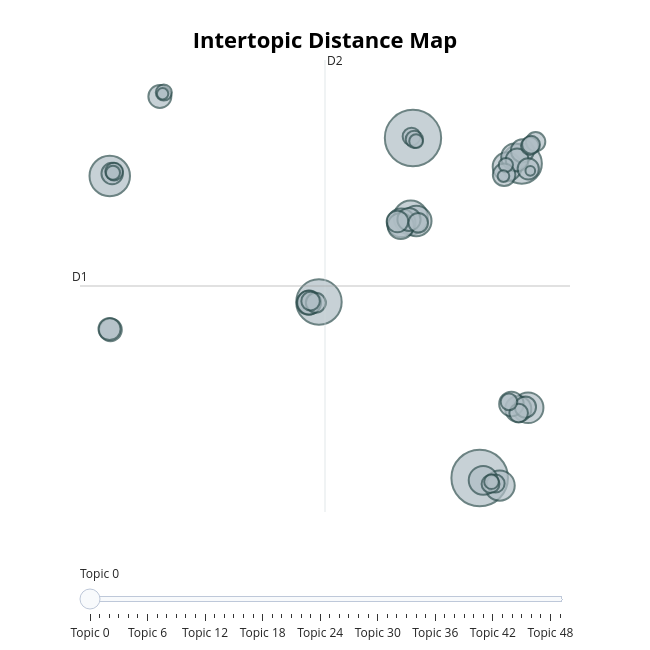

Notebook code for this chart:
### Code cell
model.visualize_topics()

### Figure 1 — Plotly figure (JSON) as saved in the notebook; plotly's stock layout.template omitted (floating-point values rounded to 4 significant figures; data arrays with more than 128 entries replaced by an {"elided": "..."} marker saying what was removed)
{"data": [{"customdata": {"elided": "50x3 mixed values"}, "hovertemplate": "<b>Topic %{customdata[0]}</b><br>%{customdata[1]}<br>Size: %{customdata[2]}", "legendgroup": "", "marker": {"color": "#B0BEC5", "size": [1777, 1762, 1148, 910, 898, 648, 524, 516, 507, 465, 465, 452, 407, 379, 377, 334, 318, 316, 298, 295, 292, 289, 286, 281, 271, 258, 255, 250, 250, 220, 213, 208, 193, 191, 179, 178, 178, 177, 176, 174, 164, 154, 144, 119, 113, 110, 105, 76, 72, 52], "sizemode": "area", "sizeref": 1.111, "symbol": "circle", "line": {"color": "DarkSlateGrey", "width": 2}}, "mode": "markers", "name": "", "orientation": "v", "showlegend": false, "x": [10.19, 6.265, 0.7354, -11.57, 12.66, 6.133, 13.03, 6.459, 11.36, 10.39, 11.8, 5.573, 12.25, 5.546, 12.46, 12.05, 0.1331, 0.1585, 6.03, 12.7, -8.62, 12.39, -11.52, 11.62, -11.58, 5.351, -11.42, 13.04, 12.88, 0.5498, 6.574, 13.48, 12.48, 0.2429, 11.13, 10.82, 13.14, 13.21, 6.18, -11.31, 6.341, 11.91, -8.387, 10.88, 11.73, -11.38, 6.449, 11.58, -8.458, 13.16], "xaxis": "x", "y": [-9.872, 10.04, 0.4387, 7.815, 8.54, 5.379, -5.758, 5.176, -10.31, -10.01, 8.354, 5.072, 8.918, 4.886, -5.828, -5.537, 0.3885, 0.405, 5.269, 9.289, 12.47, 8.753, -1.195, 7.884, -1.149, 5.15, 7.957, 8.231, -5.715, 0.3896, 5.073, 9.818, -6.069, 0.4865, -10.19, -10.22, 9.572, 9.646, 10.12, 8.071, 9.961, -5.409, 12.7, -10.09, 8.456, 8.005, 9.854, 7.809, 12.63, 8.117], "yaxis": "y", "type": "scatter"}], "layout": {"xaxis": {"anchor": "y", "domain": [0.0, 1.0], "title": {"text": ""}, "visible": false, "range": [-13.32, 15.5]}, "yaxis": {"anchor": "x", "domain": [0.0, 1.0], "title": {"text": ""}, "visible": false, "range": [-11.86, 14.61]}, "legend": {"tracegroupgap": 0, "itemsizing": "constant"}, "margin": {"t": 60}, "title": {"font": {"size": 22, "color": "Black"}, "text": "<b>Intertopic Distance Map</b>", "y": 0.95, "x": 0.5, "xanchor": "center", "yanchor": "top"}, "hoverlabel": {"font": {"size": 16, "family": "Rockwell"}, "bgcolor": "white"}, "width": 650, "height": 650, "sliders": [{"active": 0, "pad": {"t": 50}, "steps": [{"args": [{"marker.color": [["red", "#B0BEC5", "#B0BEC5", "#B0BEC5", "#B0BEC5", "#B0BEC5", "#B0BEC5", "#B0BEC5", "#B0BEC5", "#B0BEC5", "#B0BEC5", "#B0BEC5", "#B0BEC5", "#B0BEC5", "#B0BEC5", "#B0BEC5", "#B0BEC5", "#B0BEC5", "#B0BEC5", "#B0BEC5", "#B0BEC5", "#B0BEC5", "#B0BEC5", "#B0BEC5", "#B0BEC5", "#B0BEC5", "#B0BEC5", "#B0BEC5", "#B0BEC5", "#B0BEC5", "#B0BEC5", "#B0BEC5", "#B0BEC5", "#B0BEC5", "#B0BEC5", "#B0BEC5", "#B0BEC5", "#B0BEC5", "#B0BEC5", "#B0BEC5", "#B0BEC5", "#B0BEC5", "#B0BEC5", "#B0BEC5", "#B0BEC5", "#B0BEC5", "#B0BEC5", "#B0BEC5", "#B0BEC5", "#B0BEC5"]]}], "label": "Topic 0", "method": "update"}, {"args": [{"marker.color": [["#B0BEC5", "red", "#B0BEC5", "#B0BEC5", "#B0BEC5", "#B0BEC5", "#B0BEC5", "#B0BEC5", "#B0BEC5", "#B0BEC5", "#B0BEC5", "#B0BEC5", "#B0BEC5", "#B0BEC5", "#B0BEC5", "#B0BEC5", "#B0BEC5", "#B0BEC5", "#B0BEC5", "#B0BEC5", "#B0BEC5", "#B0BEC5", "#B0BEC5", "#B0BEC5", "#B0BEC5", "#B0BEC5", "#B0BEC5", "#B0BEC5", "#B0BEC5", "#B0BEC5", "#B0BEC5", "#B0BEC5", "#B0BEC5", "#B0BEC5", "#B0BEC5", "#B0BEC5", "#B0BEC5", "#B0BEC5", "#B0BEC5", "#B0BEC5", "#B0BEC5", "#B0BEC5", "#B0BEC5", "#B0BEC5", "#B0BEC5", "#B0BEC5", "#B0BEC5", "#B0BEC5", "#B0BEC5", "#B0BEC5"]]}], "label": "Topic 1", "method": "update"}, {"args": [{"marker.color": [["#B0BEC5", "#B0BEC5", "red", "#B0BEC5", "#B0BEC5", "#B0BEC5", "#B0BEC5", "#B0BEC5", "#B0BEC5", "#B0BEC5", "#B0BEC5", "#B0BEC5", "#B0BEC5", "#B0BEC5", "#B0BEC5", "#B0BEC5", "#B0BEC5", "#B0BEC5", "#B0BEC5", "#B0BEC5", "#B0BEC5", "#B0BEC5", "#B0BEC5", "#B0BEC5", "#B0BEC5", "#B0BEC5", "#B0BEC5", "#B0BEC5", "#B0BEC5", "#B0BEC5", "#B0BEC5", "#B0BEC5", "#B0BEC5", "#B0BEC5", "#B0BEC5", "#B0BEC5", "#B0BEC5", "#B0BEC5", "#B0BEC5", "#B0BEC5", "#B0BEC5", "#B0BEC5", "#B0BEC5", "#B0BEC5", "#B0BEC5", "#B0BEC5", "#B0BEC5", "#B0BEC5", "#B0BEC5", "#B0BEC5"]]}], "label": "Topic 2", "method": "update"}, {"args": [{"marker.color": [["#B0BEC5", "#B0BEC5", "#B0BEC5", "red", "#B0BEC5", "#B0BEC5", "#B0BEC5", "#B0BEC5", "#B0BEC5", "#B0BEC5", "#B0BEC5", "#B0BEC5", "#B0BEC5", "#B0BEC5", "#B0BEC5", "#B0BEC5", "#B0BEC5", "#B0BEC5", "#B0BEC5", "#B0BEC5", "#B0BEC5", "#B0BEC5", "#B0BEC5", "#B0BEC5", "#B0BEC5", "#B0BEC5", "#B0BEC5", "#B0BEC5", "#B0BEC5", "#B0BEC5", "#B0BEC5", "#B0BEC5", "#B0BEC5", "#B0BEC5", "#B0BEC5", "#B0BEC5", "#B0BEC5", "#B0BEC5", "#B0BEC5", "#B0BEC5", "#B0BEC5", "#B0BEC5", "#B0BEC5", "#B0BEC5", "#B0BEC5", "#B0BEC5", "#B0BEC5", "#B0BEC5", "#B0BEC5", "#B0BEC5"]]}], "label": "Topic 3", "method": "update"}, {"args": [{"marker.color": [["#B0BEC5", "#B0BEC5", "#B0BEC5", "#B0BEC5", "red", "#B0BEC5", "#B0BEC5", "#B0BEC5", "#B0BEC5", "#B0BEC5", "#B0BEC5", "#B0BEC5", "#B0BEC5", "#B0BEC5", "#B0BEC5", "#B0BEC5", "#B0BEC5", "#B0BEC5", "#B0BEC5", "#B0BEC5", "#B0BEC5", "#B0BEC5", "#B0BEC5", "#B0BEC5", "#B0BEC5", "#B0BEC5", "#B0BEC5", "#B0BEC5", "#B0BEC5", "#B0BEC5", "#B0BEC5", "#B0BEC5", "#B0BEC5", "#B0BEC5", "#B0BEC5", "#B0BEC5", "#B0BEC5", "#B0BEC5", "#B0BEC5", "#B0BEC5", "#B0BEC5", "#B0BEC5", "#B0BEC5", "#B0BEC5", "#B0BEC5", "#B0BEC5", "#B0BEC5", "#B0BEC5", "#B0BEC5", "#B0BEC5"]]}], "label": "Topic 4", "method": "update"}, {"args": [{"marker.color": [["#B0BEC5", "#B0BEC5", "#B0BEC5", "#B0BEC5", "#B0BEC5", "red", "#B0BEC5", "#B0BEC5", "#B0BEC5", "#B0BEC5", "#B0BEC5", "#B0BEC5", "#B0BEC5", "#B0BEC5", "#B0BEC5", "#B0BEC5", "#B0BEC5", "#B0BEC5", "#B0BEC5", "#B0BEC5", "#B0BEC5", "#B0BEC5", "#B0BEC5", "#B0BEC5", "#B0BEC5", "#B0BEC5", "#B0BEC5", "#B0BEC5", "#B0BEC5", "#B0BEC5", "#B0BEC5", "#B0BEC5", "#B0BEC5", "#B0BEC5", "#B0BEC5", "#B0BEC5", "#B0BEC5", "#B0BEC5", "#B0BEC5", "#B0BEC5", "#B0BEC5", "#B0BEC5", "#B0BEC5", "#B0BEC5", "#B0BEC5", "#B0BEC5", "#B0BEC5", "#B0BEC5", "#B0BEC5", "#B0BEC5"]]}], "label": "Topic 5", "method": "update"}, {"args": [{"marker.color": [["#B0BEC5", "#B0BEC5", "#B0BEC5", "#B0BEC5", "#B0BEC5", "#B0BEC5", "red", "#B0BEC5", "#B0BEC5", "#B0BEC5", "#B0BEC5", "#B0BEC5", "#B0BEC5", "#B0BEC5", "#B0BEC5", "#B0BEC5", "#B0BEC5", "#B0BEC5", "#B0BEC5", "#B0BEC5", "#B0BEC5", "#B0BEC5", "#B0BEC5", "#B0BEC5", "#B0BEC5", "#B0BEC5", "#B0BEC5", "#B0BEC5", "#B0BEC5", "#B0BEC5", "#B0BEC5", "#B0BEC5", "#B0BEC5", "#B0BEC5", "#B0BEC5", "#B0BEC5", "#B0BEC5", "#B0BEC5", "#B0BEC5", "#B0BEC5", "#B0BEC5", "#B0BEC5", "#B0BEC5", "#B0BEC5", "#B0BEC5", "#B0BEC5", "#B0BEC5", "#B0BEC5", "#B0BEC5", "#B0BEC5"]]}], "label": "Topic 6", "method": "update"}, {"args": [{"marker.color": [["#B0BEC5", "#B0BEC5", "#B0BEC5", "#B0BEC5", "#B0BEC5", "#B0BEC5", "#B0BEC5", "red", "#B0BEC5", "#B0BEC5", "#B0BEC5", "#B0BEC5", "#B0BEC5", "#B0BEC5", "#B0BEC5", "#B0BEC5", "#B0BEC5", "#B0BEC5", "#B0BEC5", "#B0BEC5", "#B0BEC5", "#B0BEC5", "#B0BEC5", "#B0BEC5", "#B0BEC5", "#B0BEC5", "#B0BEC5", "#B0BEC5", "#B0BEC5", "#B0BEC5", "#B0BEC5", "#B0BEC5", "#B0BEC5", "#B0BEC5", "#B0BEC5", "#B0BEC5", "#B0BEC5", "#B0BEC5", "#B0BEC5", "#B0BEC5", "#B0BEC5", "#B0BEC5", "#B0BEC5", "#B0BEC5", "#B0BEC5", "#B0BEC5", "#B0BEC5", "#B0BEC5", "#B0BEC5", "#B0BEC5"]]}], "label": "Topic 7", "method": "update"}, {"args": [{"marker.color": [["#B0BEC5", "#B0BEC5", "#B0BEC5", "#B0BEC5", "#B0BEC5", "#B0BEC5", "#B0BEC5", "#B0BEC5", "red", "#B0BEC5", "#B0BEC5", "#B0BEC5", "#B0BEC5", "#B0BEC5", "#B0BEC5", "#B0BEC5", "#B0BEC5", "#B0BEC5", "#B0BEC5", "#B0BEC5", "#B0BEC5", "#B0BEC5", "#B0BEC5", "#B0BEC5", "#B0BEC5", "#B0BEC5", "#B0BEC5", "#B0BEC5", "#B0BEC5", "#B0BEC5", "#B0BEC5", "#B0BEC5", "#B0BEC5", "#B0BEC5", "#B0BEC5", "#B0BEC5", "#B0BEC5", "#B0BEC5", "#B0BEC5", "#B0BEC5", "#B0BEC5", "#B0BEC5", "#B0BEC5", "#B0BEC5", "#B0BEC5", "#B0BEC5", "#B0BEC5", "#B0BEC5", "#B0BEC5", "#B0BEC5"]]}], "label": "Topic 8", "method": "update"}, {"args": [{"marker.color": [["#B0BEC5", "#B0BEC5", "#B0BEC5", "#B0BEC5", "#B0BEC5", "#B0BEC5", "#B0BEC5", "#B0BEC5", "#B0BEC5", "red", "#B0BEC5", "#B0BEC5", "#B0BEC5", "#B0BEC5", "#B0BEC5", "#B0BEC5", "#B0BEC5", "#B0BEC5", "#B0BEC5", "#B0BEC5", "#B0BEC5", "#B0BEC5", "#B0BEC5", "#B0BEC5", "#B0BEC5", "#B0BEC5", "#B0BEC5", "#B0BEC5", "#B0BEC5", "#B0BEC5", "#B0BEC5", "#B0BEC5", "#B0BEC5", "#B0BEC5", "#B0BEC5", "#B0BEC5", "#B0BEC5", "#B0BEC5", "#B0BEC5", "#B0BEC5", "#B0BEC5", "#B0BEC5", "#B0BEC5", "#B0BEC5", "#B0BEC5", "#B0BEC5", "#B0BEC5", "#B0BEC5", "#B0BEC5", "#B0BEC5"]]}], "label": "Topic 9", "method": "update"}, {"args": [{"marker.color": [["#B0BEC5", "#B0BEC5", "#B0BEC5", "#B0BEC5", "#B0BEC5", "#B0BEC5", "#B0BEC5", "#B0BEC5", "#B0BEC5", "#B0BEC5", "red", "#B0BEC5", "#B0BEC5", "#B0BEC5", "#B0BEC5", "#B0BEC5", "#B0BEC5", "#B0BEC5", "#B0BEC5", "#B0BEC5", "#B0BEC5", "#B0BEC5", "#B0BEC5", "#B0BEC5", "#B0BEC5", "#B0BEC5", "#B0BEC5", "#B0BEC5", "#B0BEC5", "#B0BEC5", "#B0BEC5", "#B0BEC5", "#B0BEC5", "#B0BEC5", "#B0BEC5", "#B0BEC5", "#B0BEC5", "#B0BEC5", "#B0BEC5", "#B0BEC5", "#B0BEC5", "#B0BEC5", "#B0BEC5", "#B0BEC5", "#B0BEC5", "#B0BEC5", "#B0BEC5", "#B0BEC5", "#B0BEC5", "#B0BEC5"]]}], "label": "Topic 10", "method": "update"}, {"args": [{"marker.color": [["#B0BEC5", "#B0BEC5", "#B0BEC5", "#B0BEC5", "#B0BEC5", "#B0BEC5", "#B0BEC5", "#B0BEC5", "#B0BEC5", "#B0BEC5", "#B0BEC5", "red", "#B0BEC5", "#B0BEC5", "#B0BEC5", "#B0BEC5", "#B0BEC5", "#B0BEC5", "#B0BEC5", "#B0BEC5", "#B0BEC5", "#B0BEC5", "#B0BEC5", "#B0BEC5", "#B0BEC5", "#B0BEC5", "#B0BEC5", "#B0BEC5", "#B0BEC5", "#B0BEC5", "#B0BEC5", "#B0BEC5", "#B0BEC5", "#B0BEC5", "#B0BEC5", "#B0BEC5", "#B0BEC5", "#B0BEC5", "#B0BEC5", "#B0BEC5", "#B0BEC5", "#B0BEC5", "#B0BEC5", "#B0BEC5", "#B0BEC5", "#B0BEC5", "#B0BEC5", "#B0BEC5", "#B0BEC5", "#B0BEC5"]]}], "label": "Topic 11", "method": "update"}, {"args": [{"marker.color": [["#B0BEC5", "#B0BEC5", "#B0BEC5", "#B0BEC5", "#B0BEC5", "#B0BEC5", "#B0BEC5", "#B0BEC5", "#B0BEC5", "#B0BEC5", "#B0BEC5", "#B0BEC5", "red", "#B0BEC5", "#B0BEC5", "#B0BEC5", "#B0BEC5", "#B0BEC5", "#B0BEC5", "#B0BEC5", "#B0BEC5", "#B0BEC5", "#B0BEC5", "#B0BEC5", "#B0BEC5", "#B0BEC5", "#B0BEC5", "#B0BEC5", "#B0BEC5", "#B0BEC5", "#B0BEC5", "#B0BEC5", "#B0BEC5", "#B0BEC5", "#B0BEC5", "#B0BEC5", "#B0BEC5", "#B0BEC5", "#B0BEC5", "#B0BEC5", "#B0BEC5", "#B0BEC5", "#B0BEC5", "#B0BEC5", "#B0BEC5", "#B0BEC5", "#B0BEC5", "#B0BEC5", "#B0BEC5", "#B0BEC5"]]}], "label": "Topic 12", "method": "update"}, {"args": [{"marker.color": [["#B0BEC5", "#B0BEC5", "#B0BEC5", "#B0BEC5", "#B0BEC5", "#B0BEC5", "#B0BEC5", "#B0BEC5", "#B0BEC5", "#B0BEC5", "#B0BEC5", "#B0BEC5", "#B0BEC5", "red", "#B0BEC5", "#B0BEC5", "#B0BEC5", "#B0BEC5", "#B0BEC5", "#B0BEC5", "#B0BEC5", "#B0BEC5", "#B0BEC5", "#B0BEC5", "#B0BEC5", "#B0BEC5", "#B0BEC5", "#B0BEC5", "#B0BEC5", "#B0BEC5", "#B0BEC5", "#B0BEC5", "#B0BEC5", "#B0BEC5", "#B0BEC5", "#B0BEC5", "#B0BEC5", "#B0BEC5", "#B0BEC5", "#B0BEC5", "#B0BEC5", "#B0BEC5", "#B0BEC5", "#B0BEC5", "#B0BEC5", "#B0BEC5", "#B0BEC5", "#B0BEC5", "#B0BEC5", "#B0BEC5"]]}], "label": "Topic 13", "method": "update"}, {"args": [{"marker.color": [["#B0BEC5", "#B0BEC5", "#B0BEC5", "#B0BEC5", "#B0BEC5", "#B0BEC5", "#B0BEC5", "#B0BEC5", "#B0BEC5", "#B0BEC5", "#B0BEC5", "#B0BEC5", "#B0BEC5", "#B0BEC5", "red", "#B0BEC5", "#B0BEC5", "#B0BEC5", "#B0BEC5", "#B0BEC5", "#B0BEC5", "#B0BEC5", "#B0BEC5", "#B0BEC5", "#B0BEC5", "#B0BEC5", "#B0BEC5", "#B0BEC5", "#B0BEC5", "#B0BEC5", "#B0BEC5", "#B0BEC5", "#B0BEC5", "#B0BEC5", "#B0BEC5", "#B0BEC5", "#B0BEC5", "#B0BEC5", "#B0BEC5", "#B0BEC5", "#B0BEC5", "#B0BEC5", "#B0BEC5", "#B0BEC5", "#B0BEC5", "#B0BEC5", "#B0BEC5", "#B0BEC5", "#B0BEC5", "#B0BEC5"]]}], "label": "Topic 14", "method": "update"}, {"args": [{"marker.color": [["#B0BEC5", "#B0BEC5", "#B0BEC5", "#B0BEC5", "#B0BEC5", "#B0BEC5", "#B0BEC5", "#B0BEC5", "#B0BEC5", "#B0BEC5", "#B0BEC5", "#B0BEC5", "#B0BEC5", "#B0BEC5", "#B0BEC5", "red", "#B0BEC5", "#B0BEC5", "#B0BEC5", "#B0BEC5", "#B0BEC5", "#B0BEC5", "#B0BEC5", "#B0BEC5", "#B0BEC5", "#B0BEC5", "#B0BEC5", "#B0BEC5", "#B0BEC5", "#B0BEC5", "#B0BEC5", "#B0BEC5", "#B0BEC5", "#B0BEC5", "#B0BEC5", "#B0BEC5", "#B0BEC5", "#B0BEC5", "#B0BEC5", "#B0BEC5", "#B0BEC5", "#B0BEC5", "#B0BEC5", "#B0BEC5", "#B0BEC5", "#B0BEC5", "#B0BEC5", "#B0BEC5", "#B0BEC5", "#B0BEC5"]]}], "label": "Topic 15", "method": "update"}, {"args": [{"marker.color": [["#B0BEC5", "#B0BEC5", "#B0BEC5", "#B0BEC5", "#B0BEC5", "#B0BEC5", "#B0BEC5", "#B0BEC5", "#B0BEC5", "#B0BEC5", "#B0BEC5", "#B0BEC5", "#B0BEC5", "#B0BEC5", "#B0BEC5", "#B0BEC5", "red", "#B0BEC5", "#B0BEC5", "#B0BEC5", "#B0BEC5", "#B0BEC5", "#B0BEC5", "#B0BEC5", "#B0BEC5", "#B0BEC5", "#B0BEC5", "#B0BEC5", "#B0BEC5", "#B0BEC5", "#B0BEC5", "#B0BEC5", "#B0BEC5", "#B0BEC5", "#B0BEC5", "#B0BEC5", "#B0BEC5", "#B0BEC5", "#B0BEC5", "#B0BEC5", "#B0BEC5", "#B0BEC5", "#B0BEC5", "#B0BEC5", "#B0BEC5", "#B0BEC5", "#B0BEC5", "#B0BEC5", "#B0BEC5", "#B0BEC5"]]}], "label": "Topic 16", "method": "update"}, {"args": [{"marker.color": [["#B0BEC5", "#B0BEC5", "#B0BEC5", "#B0BEC5", "#B0BEC5", "#B0BEC5", "#B0BEC5", "#B0BEC5", "#B0BEC5", "#B0BEC5", "#B0BEC5", "#B0BEC5", "#B0BEC5", "#B0BEC5", "#B0BEC5", "#B0BEC5", "#B0BEC5", "red", "#B0BEC5", "#B0BEC5", "#B0BEC5", "#B0BEC5", "#B0BEC5", "#B0BEC5", "#B0BEC5", "#B0BEC5", "#B0BEC5", "#B0BEC5", "#B0BEC5", "#B0BEC5", "#B0BEC5", "#B0BEC5", "#B0BEC5", "#B0BEC5", "#B0BEC5", "#B0BEC5", "#B0BEC5", "#B0BEC5", "#B0BEC5", "#B0BEC5", "#B0BEC5", "#B0BEC5", "#B0BEC5", "#B0BEC5", "#B0BEC5", "#B0BEC5", "#B0BEC5", "#B0BEC5", "#B0BEC5", "#B0BEC5"]]}], "label": "Topic 17", "method": "update"}, {"args": [{"marker.color": [["#B0BEC5", "#B0BEC5", "#B0BEC5", "#B0BEC5", "#B0BEC5", "#B0BEC5", "#B0BEC5", "#B0BEC5", "#B0BEC5", "#B0BEC5", "#B0BEC5", "#B0BEC5", "#B0BEC5", "#B0BEC5", "#B0BEC5", "#B0BEC5", "#B0BEC5", "#B0BEC5", "red", "#B0BEC5", "#B0BEC5", "#B0BEC5", "#B0BEC5", "#B0BEC5", "#B0BEC5", "#B0BEC5", "#B0BEC5", "#B0BEC5", "#B0BEC5", "#B0BEC5", "#B0BEC5", "#B0BEC5", "#B0BEC5", "#B0BEC5", "#B0BEC5", "#B0BEC5", "#B0BEC5", "#B0BEC5", "#B0BEC5", "#B0BEC5", "#B0BEC5", "#B0BEC5", "#B0BEC5", "#B0BEC5", "#B0BEC5", "#B0BEC5", "#B0BEC5", "#B0BEC5", "#B0BEC5", "#B0BEC5"]]}], "label": "Topic 18", "method": "update"}, {"args": [{"marker.color": [["#B0BEC5", "#B0BEC5", "#B0BEC5", "#B0BEC5", "#B0BEC5", "#B0BEC5", "#B0BEC5", "#B0BEC5", "#B0BEC5", "#B0BEC5", "#B0BEC5", "#B0BEC5", "#B0BEC5", "#B0BEC5", "#B0BEC5", "#B0BEC5", "#B0BEC5", "#B0BEC5", "#B0BEC5", "red", "#B0BEC5", "#B0BEC5", "#B0BEC5", "#B0BEC5", "#B0BEC5", "#B0BEC5", "#B0BEC5", "#B0BEC5", "#B0BEC5", "#B0BEC5", "#B0BEC5", "#B0BEC5", "#B0BEC5", "#B0BEC5", "#B0BEC5", "#B0BEC5", "#B0BEC5", "#B0BEC5", "#B0BEC5", "#B0BEC5", "#B0BEC5", "#B0BEC5", "#B0BEC5", "#B0BEC5", "#B0BEC5", "#B0BEC5", "#B0BEC5", "#B0BEC5", "#B0BEC5", "#B0BEC5"]]}], "label": "Topic 19", "method": "update"}, {"args": [{"marker.color": [["#B0BEC5", "#B0BEC5", "#B0BEC5", "#B0BEC5", "#B0BEC5", "#B0BEC5", "#B0BEC5", "#B0BEC5", "#B0BEC5", "#B0BEC5", "#B0BEC5", "#B0BEC5", "#B0BEC5", "#B0BEC5", "#B0BEC5", "#B0BEC5", "#B0BEC5", "#B0BEC5", "#B0BEC5", "#B0BEC5", "red", "#B0BEC5", "#B0BEC5", "#B0BEC5", "#B0BEC5", "#B0BEC5", "#B0BEC5", "#B0BEC5", "#B0BEC5", "#B0BEC5", "#B0BEC5", "#B0BEC5", "#B0BEC5", "#B0BEC5", "#B0BEC5", "#B0BEC5", "#B0BEC5", "#B0BEC5", "#B0BEC5", "#B0BEC5", "#B0BEC5", "#B0BEC5", "#B0BEC5", "#B0BEC5", "#B0BEC5", "#B0BEC5", "#B0BEC5", "#B0BEC5", "#B0BEC5", "#B0BEC5"]]}], "label": "Topic 20", "method": "update"}, {"args": [{"marker.color": [["#B0BEC5", "#B0BEC5", "#B0BEC5", "#B0BEC5", "#B0BEC5", "#B0BEC5", "#B0BEC5", "#B0BEC5", "#B0BEC5", "#B0BEC5", "#B0BEC5", "#B0BEC5", "#B0BEC5", "#B0BEC5", "#B0BEC5", "#B0BEC5", "#B0BEC5", "#B0BEC5", "#B0BEC5", "#B0BEC5", "#B0BEC5", "red", "#B0BEC5", "#B0BEC5", "#B0BEC5", "#B0BEC5", "#B0BEC5", "#B0BEC5", "#B0BEC5", "#B0BEC5", "#B0BEC5", "#B0BEC5", "#B0BEC5", "#B0BEC5", "#B0BEC5", "#B0BEC5", "#B0BEC5", "#B0BEC5", "#B0BEC5", "#B0BEC5", "#B0BEC5", "#B0BEC5", "#B0BEC5", "#B0BEC5", "#B0BEC5", "#B0BEC5", "#B0BEC5", "#B0BEC5", "#B0BEC5", "#B0BEC5"]]}], "label": "Topic 21", "method": "update"}, {"args": [{"marker.color": [["#B0BEC5", "#B0BEC5", "#B0BEC5", "#B0BEC5", "#B0BEC5", "#B0BEC5", "#B0BEC5", "#B0BEC5", "#B0BEC5", "#B0BEC5", "#B0BEC5", "#B0BEC5", "#B0BEC5", "#B0BEC5", "#B0BEC5", "#B0BEC5", "#B0BEC5", "#B0BEC5", "#B0BEC5", "#B0BEC5", "#B0BEC5", "#B0BEC5", "red", "#B0BEC5", "#B0BEC5", "#B0BEC5", "#B0BEC5", "#B0BEC5", "#B0BEC5", "#B0BEC5", "#B0BEC5", "#B0BEC5", "#B0BEC5", "#B0BEC5", "#B0BEC5", "#B0BEC5", "#B0BEC5", "#B0BEC5", "#B0BEC5", "#B0BEC5", "#B0BEC5", "#B0BEC5", "#B0BEC5", "#B0BEC5", "#B0BEC5", "#B0BEC5", "#B0BEC5", "#B0BEC5", "#B0BEC5", "#B0BEC5"]]}], "label": "Topic 22", "method": "update"}, {"args": [{"marker.color": [["#B0BEC5", "#B0BEC5", "#B0BEC5", "#B0BEC5", "#B0BEC5", "#B0BEC5", "#B0BEC5", "#B0BEC5", "#B0BEC5", "#B0BEC5", "#B0BEC5", "#B0BEC5", "#B0BEC5", "#B0BEC5", "#B0BEC5", "#B0BEC5", "#B0BEC5", "#B0BEC5", "#B0BEC5", "#B0BEC5", "#B0BEC5", "#B0BEC5", "#B0BEC5", "red", "#B0BEC5", "#B0BEC5", "#B0BEC5", "#B0BEC5", "#B0BEC5", "#B0BEC5", "#B0BEC5", "#B0BEC5", "#B0BEC5", "#B0BEC5", "#B0BEC5", "#B0BEC5", "#B0BEC5", "#B0BEC5", "#B0BEC5", "#B0BEC5", "#B0BEC5", "#B0BEC5", "#B0BEC5", "#B0BEC5", "#B0BEC5", "#B0BEC5", "#B0BEC5", "#B0BEC5", "#B0BEC5", "#B0BEC5"]]}], "label": "Topic 23", "method": "update"}, {"args": [{"marker.color": [["#B0BEC5", "#B0BEC5", "#B0BEC5", "#B0BEC5", "#B0BEC5", "#B0BEC5", "#B0BEC5", "#B0BEC5", "#B0BEC5", "#B0BEC5", "#B0BEC5", "#B0BEC5", "#B0BEC5", "#B0BEC5", "#B0BEC5", "#B0BEC5", "#B0BEC5", "#B0BEC5", "#B0BEC5", "#B0BEC5", "#B0BEC5", "#B0BEC5", "#B0BEC5", "#B0BEC5", "red", "#B0BEC5", "#B0BEC5", "#B0BEC5", "#B0BEC5", "#B0BEC5", "#B0BEC5", "#B0BEC5", "#B0BEC5", "#B0BEC5", "#B0BEC5", "#B0BEC5", "#B0BEC5", "#B0BEC5", "#B0BEC5", "#B0BEC5", "#B0BEC5", "#B0BEC5", "#B0BEC5", "#B0BEC5", "#B0BEC5", "#B0BEC5", "#B0BEC5", "#B0BEC5", "#B0BEC5", "#B0BEC5"]]}], "label": "Topic 24", "method": "update"}, {"args": [{"marker.color": [["#B0BEC5", "#B0BEC5", "#B0BEC5", "#B0BEC5", "#B0BEC5", "#B0BEC5", "#B0BEC5", "#B0BEC5", "#B0BEC5", "#B0BEC5", "#B0BEC5", "#B0BEC5", "#B0BEC5", "#B0BEC5", "#B0BEC5", "#B0BEC5", "#B0BEC5", "#B0BEC5", "#B0BEC5", "#B0BEC5", "#B0BEC5", "#B0BEC5", "#B0BEC5", "#B0BEC5", "#B0BEC5", "red", "#B0BEC5", "#B0BEC5", "#B0BEC5", "#B0BEC5", "#B0BEC5", "#B0BEC5", "#B0BEC5", "#B0BEC5", "#B0BEC5", "#B0BEC5", "#B0BEC5", "#B0BEC5", "#B0BEC5", "#B0BEC5", "#B0BEC5", "#B0BEC5", "#B0BEC5", "#B0BEC5", "#B0BEC5", "#B0BEC5", "#B0BEC5", "#B0BEC5", "#B0BEC5", "#B0BEC5"]]}], "label": "Topic 25", "method": "update"}, {"args": [{"marker.color": [["#B0BEC5", "#B0BEC5", "#B0BEC5", "#B0BEC5", "#B0BEC5", "#B0BEC5", "#B0BEC5", "#B0BEC5", "#B0BEC5", "#B0BEC5", "#B0BEC5", "#B0BEC5", "#B0BEC5", "#B0BEC5", "#B0BEC5", "#B0BEC5", "#B0BEC5", "#B0BEC5", "#B0BEC5", "#B0BEC5", "#B0BEC5", "#B0BEC5", "#B0BEC5", "#B0BEC5", "#B0BEC5", "#B0BEC5", "red", "#B0BEC5", "#B0BEC5", "#B0BEC5", "#B0BEC5", "#B0BEC5", "#B0BEC5", "#B0BEC5", "#B0BEC5", "#B0BEC5", "#B0BEC5", "#B0BEC5", "#B0BEC5", "#B0BEC5", "#B0BEC5", "#B0BEC5", "#B0BEC5", "#B0BEC5", "#B0BEC5", "#B0BEC5", "#B0BEC5", "#B0BEC5", "#B0BEC5", "#B0BEC5"]]}], "label": "Topic 26", "method": "update"}, {"args": [{"marker.color": [["#B0BEC5", "#B0BEC5", "#B0BEC5", "#B0BEC5", "#B0BEC5", "#B0BEC5", "#B0BEC5", "#B0BEC5", "#B0BEC5", "#B0BEC5", "#B0BEC5", "#B0BEC5", "#B0BEC5", "#B0BEC5", "#B0BEC5", "#B0BEC5", "#B0BEC5", "#B0BEC5", "#B0BEC5", "#B0BEC5", "#B0BEC5", "#B0BEC5", "#B0BEC5", "#B0BEC5", "#B0BEC5", "#B0BEC5", "#B0BEC5", "red", "#B0BEC5", "#B0BEC5", "#B0BEC5", "#B0BEC5", "#B0BEC5", "#B0BEC5", "#B0BEC5", "#B0BEC5", "#B0BEC5", "#B0BEC5", "#B0BEC5", "#B0BEC5", "#B0BEC5", "#B0BEC5", "#B0BEC5", "#B0BEC5", "#B0BEC5", "#B0BEC5", "#B0BEC5", "#B0BEC5", "#B0BEC5", "#B0BEC5"]]}], "label": "Topic 27", "method": "update"}, {"args": [{"marker.color": [["#B0BEC5", "#B0BEC5", "#B0BEC5", "#B0BEC5", "#B0BEC5", "#B0BEC5", "#B0BEC5", "#B0BEC5", "#B0BEC5", "#B0BEC5", "#B0BEC5", "#B0BEC5", "#B0BEC5", "#B0BEC5", "#B0BEC5", "#B0BEC5", "#B0BEC5", "#B0BEC5", "#B0BEC5", "#B0BEC5", "#B0BEC5", "#B0BEC5", "#B0BEC5", "#B0BEC5", "#B0BEC5", "#B0BEC5", "#B0BEC5", "#B0BEC5", "red", "#B0BEC5", "#B0BEC5", "#B0BEC5", "#B0BEC5", "#B0BEC5", "#B0BEC5", "#B0BEC5", "#B0BEC5", "#B0BEC5", "#B0BEC5", "#B0BEC5", "#B0BEC5", "#B0BEC5", "#B0BEC5", "#B0BEC5", "#B0BEC5", "#B0BEC5", "#B0BEC5", "#B0BEC5", "#B0BEC5", "#B0BEC5"]]}], "label": "Topic 28", "method": "update"}, {"args": [{"marker.color": [["#B0BEC5", "#B0BEC5", "#B0BEC5", "#B0BEC5", "#B0BEC5", "#B0BEC5", "#B0BEC5", "#B0BEC5", "#B0BEC5", "#B0BEC5", "#B0BEC5", "#B0BEC5", "#B0BEC5", "#B0BEC5", "#B0BEC5", "#B0BEC5", "#B0BEC5", "#B0BEC5", "#B0BEC5", "#B0BEC5", "#B0BEC5", "#B0BEC5", "#B0BEC5", "#B0BEC5", "#B0BEC5", "#B0BEC5", "#B0BEC5", "#B0BEC5", "#B0BEC5", "red", "#B0BEC5", "#B0BEC5", "#B0BEC5", "#B0BEC5", "#B0BEC5", "#B0BEC5", "#B0BEC5", "#B0BEC5", "#B0BEC5", "#B0BEC5", "#B0BEC5", "#B0BEC5", "#B0BEC5", "#B0BEC5", "#B0BEC5", "#B0BEC5", "#B0BEC5", "#B0BEC5", "#B0BEC5", "#B0BEC5"]]}], "label": "Topic 29", "method": "update"}, {"args": [{"marker.color": [["#B0BEC5", "#B0BEC5", "#B0BEC5", "#B0BEC5", "#B0BEC5", "#B0BEC5", "#B0BEC5", "#B0BEC5", "#B0BEC5", "#B0BEC5", "#B0BEC5", "#B0BEC5", "#B0BEC5", "#B0BEC5", "#B0BEC5", "#B0BEC5", "#B0BEC5", "#B0BEC5", "#B0BEC5", "#B0BEC5", "#B0BEC5", "#B0BEC5", "#B0BEC5", "#B0BEC5", "#B0BEC5", "#B0BEC5", "#B0BEC5", "#B0BEC5", "#B0BEC5", "#B0BEC5", "red", "#B0BEC5", "#B0BEC5", "#B0BEC5", "#B0BEC5", "#B0BEC5", "#B0BEC5", "#B0BEC5", "#B0BEC5", "#B0BEC5", "#B0BEC5", "#B0BEC5", "#B0BEC5", "#B0BEC5", "#B0BEC5", "#B0BEC5", "#B0BEC5", "#B0BEC5", "#B0BEC5", "#B0BEC5"]]}], "label": "Topic 30", "method": "update"}, {"args": [{"marker.color": [["#B0BEC5", "#B0BEC5", "#B0BEC5", "#B0BEC5", "#B0BEC5", "#B0BEC5", "#B0BEC5", "#B0BEC5", "#B0BEC5", "#B0BEC5", "#B0BEC5", "#B0BEC5", "#B0BEC5", "#B0BEC5", "#B0BEC5", "#B0BEC5", "#B0BEC5", "#B0BEC5", "#B0BEC5", "#B0BEC5", "#B0BEC5", "#B0BEC5", "#B0BEC5", "#B0BEC5", "#B0BEC5", "#B0BEC5", "#B0BEC5", "#B0BEC5", "#B0BEC5", "#B0BEC5", "#B0BEC5", "red", "#B0BEC5", "#B0BEC5", "#B0BEC5", "#B0BEC5", "#B0BEC5", "#B0BEC5", "#B0BEC5", "#B0BEC5", "#B0BEC5", "#B0BEC5", "#B0BEC5", "#B0BEC5", "#B0BEC5", "#B0BEC5", "#B0BEC5", "#B0BEC5", "#B0BEC5", "#B0BEC5"]]}], "label": "Topic 31", "method": "update"}, {"args": [{"marker.color": [["#B0BEC5", "#B0BEC5", "#B0BEC5", "#B0BEC5", "#B0BEC5", "#B0BEC5", "#B0BEC5", "#B0BEC5", "#B0BEC5", "#B0BEC5", "#B0BEC5", "#B0BEC5", "#B0BEC5", "#B0BEC5", "#B0BEC5", "#B0BEC5", "#B0BEC5", "#B0BEC5", "#B0BEC5", "#B0BEC5", "#B0BEC5", "#B0BEC5", "#B0BEC5", "#B0BEC5", "#B0BEC5", "#B0BEC5", "#B0BEC5", "#B0BEC5", "#B0BEC5", "#B0BEC5", "#B0BEC5", "#B0BEC5", "red", "#B0BEC5", "#B0BEC5", "#B0BEC5", "#B0BEC5", "#B0BEC5", "#B0BEC5", "#B0BEC5", "#B0BEC5", "#B0BEC5", "#B0BEC5", "#B0BEC5", "#B0BEC5", "#B0BEC5", "#B0BEC5", "#B0BEC5", "#B0BEC5", "#B0BEC5"]]}], "label": "Topic 32", "method": "update"}, {"args": [{"marker.color": [["#B0BEC5", "#B0BEC5", "#B0BEC5", "#B0BEC5", "#B0BEC5", "#B0BEC5", "#B0BEC5", "#B0BEC5", "#B0BEC5", "#B0BEC5", "#B0BEC5", "#B0BEC5", "#B0BEC5", "#B0BEC5", "#B0BEC5", "#B0BEC5", "#B0BEC5", "#B0BEC5", "#B0BEC5", "#B0BEC5", "#B0BEC5", "#B0BEC5", "#B0BEC5", "#B0BEC5", "#B0BEC5", "#B0BEC5", "#B0BEC5", "#B0BEC5", "#B0BEC5", "#B0BEC5", "#B0BEC5", "#B0BEC5", "#B0BEC5", "red", "#B0BEC5", "#B0BEC5", "#B0BEC5", "#B0BEC5", "#B0BEC5", "#B0BEC5", "#B0BEC5", "#B0BEC5", "#B0BEC5", "#B0BEC5", "#B0BEC5", "#B0BEC5", "#B0BEC5", "#B0BEC5", "#B0BEC5", "#B0BEC5"]]}], "label": "Topic 33", "method": "update"}, {"args": [{"marker.color": [["#B0BEC5", "#B0BEC5", "#B0BEC5", "#B0BEC5", "#B0BEC5", "#B0BEC5", "#B0BEC5", "#B0BEC5", "#B0BEC5", "#B0BEC5", "#B0BEC5", "#B0BEC5", "#B0BEC5", "#B0BEC5", "#B0BEC5", "#B0BEC5", "#B0BEC5", "#B0BEC5", "#B0BEC5", "#B0BEC5", "#B0BEC5", "#B0BEC5", "#B0BEC5", "#B0BEC5", "#B0BEC5", "#B0BEC5", "#B0BEC5", "#B0BEC5", "#B0BEC5", "#B0BEC5", "#B0BEC5", "#B0BEC5", "#B0BEC5", "#B0BEC5", "red", "#B0BEC5", "#B0BEC5", "#B0BEC5", "#B0BEC5", "#B0BEC5", "#B0BEC5", "#B0BEC5", "#B0BEC5", "#B0BEC5", "#B0BEC5", "#B0BEC5", "#B0BEC5", "#B0BEC5", "#B0BEC5", "#B0BEC5"]]}], "label": "Topic 34", "method": "update"}, {"args": [{"marker.color": [["#B0BEC5", "#B0BEC5", "#B0BEC5", "#B0BEC5", "#B0BEC5", "#B0BEC5", "#B0BEC5", "#B0BEC5", "#B0BEC5", "#B0BEC5", "#B0BEC5", "#B0BEC5", "#B0BEC5", "#B0BEC5", "#B0BEC5", "#B0BEC5", "#B0BEC5", "#B0BEC5", "#B0BEC5", "#B0BEC5", "#B0BEC5", "#B0BEC5", "#B0BEC5", "#B0BEC5", "#B0BEC5", "#B0BEC5", "#B0BEC5", "#B0BEC5", "#B0BEC5", "#B0BEC5", "#B0BEC5", "#B0BEC5", "#B0BEC5", "#B0BEC5", "#B0BEC5", "red", "#B0BEC5", "#B0BEC5", "#B0BEC5", "#B0BEC5", "#B0BEC5", "#B0BEC5", "#B0BEC5", "#B0BEC5", "#B0BEC5", "#B0BEC5", "#B0BEC5", "#B0BEC5", "#B0BEC5", "#B0BEC5"]]}], "label": "Topic 35", "method": "update"}, {"args": [{"marker.color": [["#B0BEC5", "#B0BEC5", "#B0BEC5", "#B0BEC5", "#B0BEC5", "#B0BEC5", "#B0BEC5", "#B0BEC5", "#B0BEC5", "#B0BEC5", "#B0BEC5", "#B0BEC5", "#B0BEC5", "#B0BEC5", "#B0BEC5", "#B0BEC5", "#B0BEC5", "#B0BEC5", "#B0BEC5", "#B0BEC5", "#B0BEC5", "#B0BEC5", "#B0BEC5", "#B0BEC5", "#B0BEC5", "#B0BEC5", "#B0BEC5", "#B0BEC5", "#B0BEC5", "#B0BEC5", "#B0BEC5", "#B0BEC5", "#B0BEC5", "#B0BEC5", "#B0BEC5", "#B0BEC5", "red", "#B0BEC5", "#B0BEC5", "#B0BEC5", "#B0BEC5", "#B0BEC5", "#B0BEC5", "#B0BEC5", "#B0BEC5", "#B0BEC5", "#B0BEC5", "#B0BEC5", "#B0BEC5", "#B0BEC5"]]}], "label": "Topic 36", "method": "update"}, {"args": [{"marker.color": [["#B0BEC5", "#B0BEC5", "#B0BEC5", "#B0BEC5", "#B0BEC5", "#B0BEC5", "#B0BEC5", "#B0BEC5", "#B0BEC5", "#B0BEC5", "#B0BEC5", "#B0BEC5", "#B0BEC5", "#B0BEC5", "#B0BEC5", "#B0BEC5", "#B0BEC5", "#B0BEC5", "#B0BEC5", "#B0BEC5", "#B0BEC5", "#B0BEC5", "#B0BEC5", "#B0BEC5", "#B0BEC5", "#B0BEC5", "#B0BEC5", "#B0BEC5", "#B0BEC5", "#B0BEC5", "#B0BEC5", "#B0BEC5", "#B0BEC5", "#B0BEC5", "#B0BEC5", "#B0BEC5", "#B0BEC5", "red", "#B0BEC5", "#B0BEC5", "#B0BEC5", "#B0BEC5", "#B0BEC5", "#B0BEC5", "#B0BEC5", "#B0BEC5", "#B0BEC5", "#B0BEC5", "#B0BEC5", "#B0BEC5"]]}], "label": "Topic 37", "method": "update"}, {"args": [{"marker.color": [["#B0BEC5", "#B0BEC5", "#B0BEC5", "#B0BEC5", "#B0BEC5", "#B0BEC5", "#B0BEC5", "#B0BEC5", "#B0BEC5", "#B0BEC5", "#B0BEC5", "#B0BEC5", "#B0BEC5", "#B0BEC5", "#B0BEC5", "#B0BEC5", "#B0BEC5", "#B0BEC5", "#B0BEC5", "#B0BEC5", "#B0BEC5", "#B0BEC5", "#B0BEC5", "#B0BEC5", "#B0BEC5", "#B0BEC5", "#B0BEC5", "#B0BEC5", "#B0BEC5", "#B0BEC5", "#B0BEC5", "#B0BEC5", "#B0BEC5", "#B0BEC5", "#B0BEC5", "#B0BEC5", "#B0BEC5", "#B0BEC5", "red", "#B0BEC5", "#B0BEC5", "#B0BEC5", "#B0BEC5", "#B0BEC5", "#B0BEC5", "#B0BEC5", "#B0BEC5", "#B0BEC5", "#B0BEC5", "#B0BEC5"]]}], "label": "Topic 38", "method": "update"}, {"args": [{"marker.color": [["#B0BEC5", "#B0BEC5", "#B0BEC5", "#B0BEC5", "#B0BEC5", "#B0BEC5", "#B0BEC5", "#B0BEC5", "#B0BEC5", "#B0BEC5", "#B0BEC5", "#B0BEC5", "#B0BEC5", "#B0BEC5", "#B0BEC5", "#B0BEC5", "#B0BEC5", "#B0BEC5", "#B0BEC5", "#B0BEC5", "#B0BEC5", "#B0BEC5", "#B0BEC5", "#B0BEC5", "#B0BEC5", "#B0BEC5", "#B0BEC5", "#B0BEC5", "#B0BEC5", "#B0BEC5", "#B0BEC5", "#B0BEC5", "#B0BEC5", "#B0BEC5", "#B0BEC5", "#B0BEC5", "#B0BEC5", "#B0BEC5", "#B0BEC5", "red", "#B0BEC5", "#B0BEC5", "#B0BEC5", "#B0BEC5", "#B0BEC5", "#B0BEC5", "#B0BEC5", "#B0BEC5", "#B0BEC5", "#B0BEC5"]]}], "label": "Topic 39", "method": "update"}, {"args": [{"marker.color": [["#B0BEC5", "#B0BEC5", "#B0BEC5", "#B0BEC5", "#B0BEC5", "#B0BEC5", "#B0BEC5", "#B0BEC5", "#B0BEC5", "#B0BEC5", "#B0BEC5", "#B0BEC5", "#B0BEC5", "#B0BEC5", "#B0BEC5", "#B0BEC5", "#B0BEC5", "#B0BEC5", "#B0BEC5", "#B0BEC5", "#B0BEC5", "#B0BEC5", "#B0BEC5", "#B0BEC5", "#B0BEC5", "#B0BEC5", "#B0BEC5", "#B0BEC5", "#B0BEC5", "#B0BEC5", "#B0BEC5", "#B0BEC5", "#B0BEC5", "#B0BEC5", "#B0BEC5", "#B0BEC5", "#B0BEC5", "#B0BEC5", "#B0BEC5", "#B0BEC5", "red", "#B0BEC5", "#B0BEC5", "#B0BEC5", "#B0BEC5", "#B0BEC5", "#B0BEC5", "#B0BEC5", "#B0BEC5", "#B0BEC5"]]}], "label": "Topic 40", "method": "update"}, {"args": [{"marker.color": [["#B0BEC5", "#B0BEC5", "#B0BEC5", "#B0BEC5", "#B0BEC5", "#B0BEC5", "#B0BEC5", "#B0BEC5", "#B0BEC5", "#B0BEC5", "#B0BEC5", "#B0BEC5", "#B0BEC5", "#B0BEC5", "#B0BEC5", "#B0BEC5", "#B0BEC5", "#B0BEC5", "#B0BEC5", "#B0BEC5", "#B0BEC5", "#B0BEC5", "#B0BEC5", "#B0BEC5", "#B0BEC5", "#B0BEC5", "#B0BEC5", "#B0BEC5", "#B0BEC5", "#B0BEC5", "#B0BEC5", "#B0BEC5", "#B0BEC5", "#B0BEC5", "#B0BEC5", "#B0BEC5", "#B0BEC5", "#B0BEC5", "#B0BEC5", "#B0BEC5", "#B0BEC5", "red", "#B0BEC5", "#B0BEC5", "#B0BEC5", "#B0BEC5", "#B0BEC5", "#B0BEC5", "#B0BEC5", "#B0BEC5"]]}], "label": "Topic 41", "method": "update"}, {"args": [{"marker.color": [["#B0BEC5", "#B0BEC5", "#B0BEC5", "#B0BEC5", "#B0BEC5", "#B0BEC5", "#B0BEC5", "#B0BEC5", "#B0BEC5", "#B0BEC5", "#B0BEC5", "#B0BEC5", "#B0BEC5", "#B0BEC5", "#B0BEC5", "#B0BEC5", "#B0BEC5", "#B0BEC5", "#B0BEC5", "#B0BEC5", "#B0BEC5", "#B0BEC5", "#B0BEC5", "#B0BEC5", "#B0BEC5", "#B0BEC5", "#B0BEC5", "#B0BEC5", "#B0BEC5", "#B0BEC5", "#B0BEC5", "#B0BEC5", "#B0BEC5", "#B0BEC5", "#B0BEC5", "#B0BEC5", "#B0BEC5", "#B0BEC5", "#B0BEC5", "#B0BEC5", "#B0BEC5", "#B0BEC5", "red", "#B0BEC5", "#B0BEC5", "#B0BEC5", "#B0BEC5", "#B0BEC5", "#B0BEC5", "#B0BEC5"]]}], "label": "Topic 42", "method": "update"}, {"args": [{"marker.color": [["#B0BEC5", "#B0BEC5", "#B0BEC5", "#B0BEC5", "#B0BEC5", "#B0BEC5", "#B0BEC5", "#B0BEC5", "#B0BEC5", "#B0BEC5", "#B0BEC5", "#B0BEC5", "#B0BEC5", "#B0BEC5", "#B0BEC5", "#B0BEC5", "#B0BEC5", "#B0BEC5", "#B0BEC5", "#B0BEC5", "#B0BEC5", "#B0BEC5", "#B0BEC5", "#B0BEC5", "#B0BEC5", "#B0BEC5", "#B0BEC5", "#B0BEC5", "#B0BEC5", "#B0BEC5", "#B0BEC5", "#B0BEC5", "#B0BEC5", "#B0BEC5", "#B0BEC5", "#B0BEC5", "#B0BEC5", "#B0BEC5", "#B0BEC5", "#B0BEC5", "#B0BEC5", "#B0BEC5", "#B0BEC5", "red", "#B0BEC5", "#B0BEC5", "#B0BEC5", "#B0BEC5", "#B0BEC5", "#B0BEC5"]]}], "label": "Topic 43", "method": "update"}, {"args": [{"marker.color": [["#B0BEC5", "#B0BEC5", "#B0BEC5", "#B0BEC5", "#B0BEC5", "#B0BEC5", "#B0BEC5", "#B0BEC5", "#B0BEC5", "#B0BEC5", "#B0BEC5", "#B0BEC5", "#B0BEC5", "#B0BEC5", "#B0BEC5", "#B0BEC5", "#B0BEC5", "#B0BEC5", "#B0BEC5", "#B0BEC5", "#B0BEC5", "#B0BEC5", "#B0BEC5", "#B0BEC5", "#B0BEC5", "#B0BEC5", "#B0BEC5", "#B0BEC5", "#B0BEC5", "#B0BEC5", "#B0BEC5", "#B0BEC5", "#B0BEC5", "#B0BEC5", "#B0BEC5", "#B0BEC5", "#B0BEC5", "#B0BEC5", "#B0BEC5", "#B0BEC5", "#B0BEC5", "#B0BEC5", "#B0BEC5", "#B0BEC5", "red", "#B0BEC5", "#B0BEC5", "#B0BEC5", "#B0BEC5", "#B0BEC5"]]}], "label": "Topic 44", "method": "update"}, {"args": [{"marker.color": [["#B0BEC5", "#B0BEC5", "#B0BEC5", "#B0BEC5", "#B0BEC5", "#B0BEC5", "#B0BEC5", "#B0BEC5", "#B0BEC5", "#B0BEC5", "#B0BEC5", "#B0BEC5", "#B0BEC5", "#B0BEC5", "#B0BEC5", "#B0BEC5", "#B0BEC5", "#B0BEC5", "#B0BEC5", "#B0BEC5", "#B0BEC5", "#B0BEC5", "#B0BEC5", "#B0BEC5", "#B0BEC5", "#B0BEC5", "#B0BEC5", "#B0BEC5", "#B0BEC5", "#B0BEC5", "#B0BEC5", "#B0BEC5", "#B0BEC5", "#B0BEC5", "#B0BEC5", "#B0BEC5", "#B0BEC5", "#B0BEC5", "#B0BEC5", "#B0BEC5", "#B0BEC5", "#B0BEC5", "#B0BEC5", "#B0BEC5", "#B0BEC5", "red", "#B0BEC5", "#B0BEC5", "#B0BEC5", "#B0BEC5"]]}], "label": "Topic 45", "method": "update"}, {"args": [{"marker.color": [["#B0BEC5", "#B0BEC5", "#B0BEC5", "#B0BEC5", "#B0BEC5", "#B0BEC5", "#B0BEC5", "#B0BEC5", "#B0BEC5", "#B0BEC5", "#B0BEC5", "#B0BEC5", "#B0BEC5", "#B0BEC5", "#B0BEC5", "#B0BEC5", "#B0BEC5", "#B0BEC5", "#B0BEC5", "#B0BEC5", "#B0BEC5", "#B0BEC5", "#B0BEC5", "#B0BEC5", "#B0BEC5", "#B0BEC5", "#B0BEC5", "#B0BEC5", "#B0BEC5", "#B0BEC5", "#B0BEC5", "#B0BEC5", "#B0BEC5", "#B0BEC5", "#B0BEC5", "#B0BEC5", "#B0BEC5", "#B0BEC5", "#B0BEC5", "#B0BEC5", "#B0BEC5", "#B0BEC5", "#B0BEC5", "#B0BEC5", "#B0BEC5", "#B0BEC5", "red", "#B0BEC5", "#B0BEC5", "#B0BEC5"]]}], "label": "Topic 46", "method": "update"}, {"args": [{"marker.color": [["#B0BEC5", "#B0BEC5", "#B0BEC5", "#B0BEC5", "#B0BEC5", "#B0BEC5", "#B0BEC5", "#B0BEC5", "#B0BEC5", "#B0BEC5", "#B0BEC5", "#B0BEC5", "#B0BEC5", "#B0BEC5", "#B0BEC5", "#B0BEC5", "#B0BEC5", "#B0BEC5", "#B0BEC5", "#B0BEC5", "#B0BEC5", "#B0BEC5", "#B0BEC5", "#B0BEC5", "#B0BEC5", "#B0BEC5", "#B0BEC5", "#B0BEC5", "#B0BEC5", "#B0BEC5", "#B0BEC5", "#B0BEC5", "#B0BEC5", "#B0BEC5", "#B0BEC5", "#B0BEC5", "#B0BEC5", "#B0BEC5", "#B0BEC5", "#B0BEC5", "#B0BEC5", "#B0BEC5", "#B0BEC5", "#B0BEC5", "#B0BEC5", "#B0BEC5", "#B0BEC5", "red", "#B0BEC5", "#B0BEC5"]]}], "label": "Topic 47", "method": "update"}, {"args": [{"marker.color": [["#B0BEC5", "#B0BEC5", "#B0BEC5", "#B0BEC5", "#B0BEC5", "#B0BEC5", "#B0BEC5", "#B0BEC5", "#B0BEC5", "#B0BEC5", "#B0BEC5", "#B0BEC5", "#B0BEC5", "#B0BEC5", "#B0BEC5", "#B0BEC5", "#B0BEC5", "#B0BEC5", "#B0BEC5", "#B0BEC5", "#B0BEC5", "#B0BEC5", "#B0BEC5", "#B0BEC5", "#B0BEC5", "#B0BEC5", "#B0BEC5", "#B0BEC5", "#B0BEC5", "#B0BEC5", "#B0BEC5", "#B0BEC5", "#B0BEC5", "#B0BEC5", "#B0BEC5", "#B0BEC5", "#B0BEC5", "#B0BEC5", "#B0BEC5", "#B0BEC5", "#B0BEC5", "#B0BEC5", "#B0BEC5", "#B0BEC5", "#B0BEC5", "#B0BEC5", "#B0BEC5", "#B0BEC5", "red", "#B0BEC5"]]}], "label": "Topic 48", "method": "update"}, {"args": [{"marker.color": [["#B0BEC5", "#B0BEC5", "#B0BEC5", "#B0BEC5", "#B0BEC5", "#B0BEC5", "#B0BEC5", "#B0BEC5", "#B0BEC5", "#B0BEC5", "#B0BEC5", "#B0BEC5", "#B0BEC5", "#B0BEC5", "#B0BEC5", "#B0BEC5", "#B0BEC5", "#B0BEC5", "#B0BEC5", "#B0BEC5", "#B0BEC5", "#B0BEC5", "#B0BEC5", "#B0BEC5", "#B0BEC5", "#B0BEC5", "#B0BEC5", "#B0BEC5", "#B0BEC5", "#B0BEC5", "#B0BEC5", "#B0BEC5", "#B0BEC5", "#B0BEC5", "#B0BEC5", "#B0BEC5", "#B0BEC5", "#B0BEC5", "#B0BEC5", "#B0BEC5", "#B0BEC5", "#B0BEC5", "#B0BEC5", "#B0BEC5", "#B0BEC5", "#B0BEC5", "#B0BEC5", "#B0BEC5", "#B0BEC5", "red"]]}], "label": "Topic 49", "method": "update"}]}], "shapes": [{"line": {"color": "#CFD8DC", "width": 2}, "type": "line", "x0": 1.091, "x1": 1.091, "y0": -11.86, "y1": 14.61}, {"line": {"color": "#9E9E9E", "width": 2}, "type": "line", "x0": -13.32, "x1": 15.5, "y0": 1.373, "y1": 1.373}], "annotations": [{"showarrow": false, "text": "D1", "x": -13.32, "y": 1.373, "yshift": 10}, {"showarrow": false, "text": "D2", "x": 1.091, "xshift": 10, "y": 14.61}]}}
